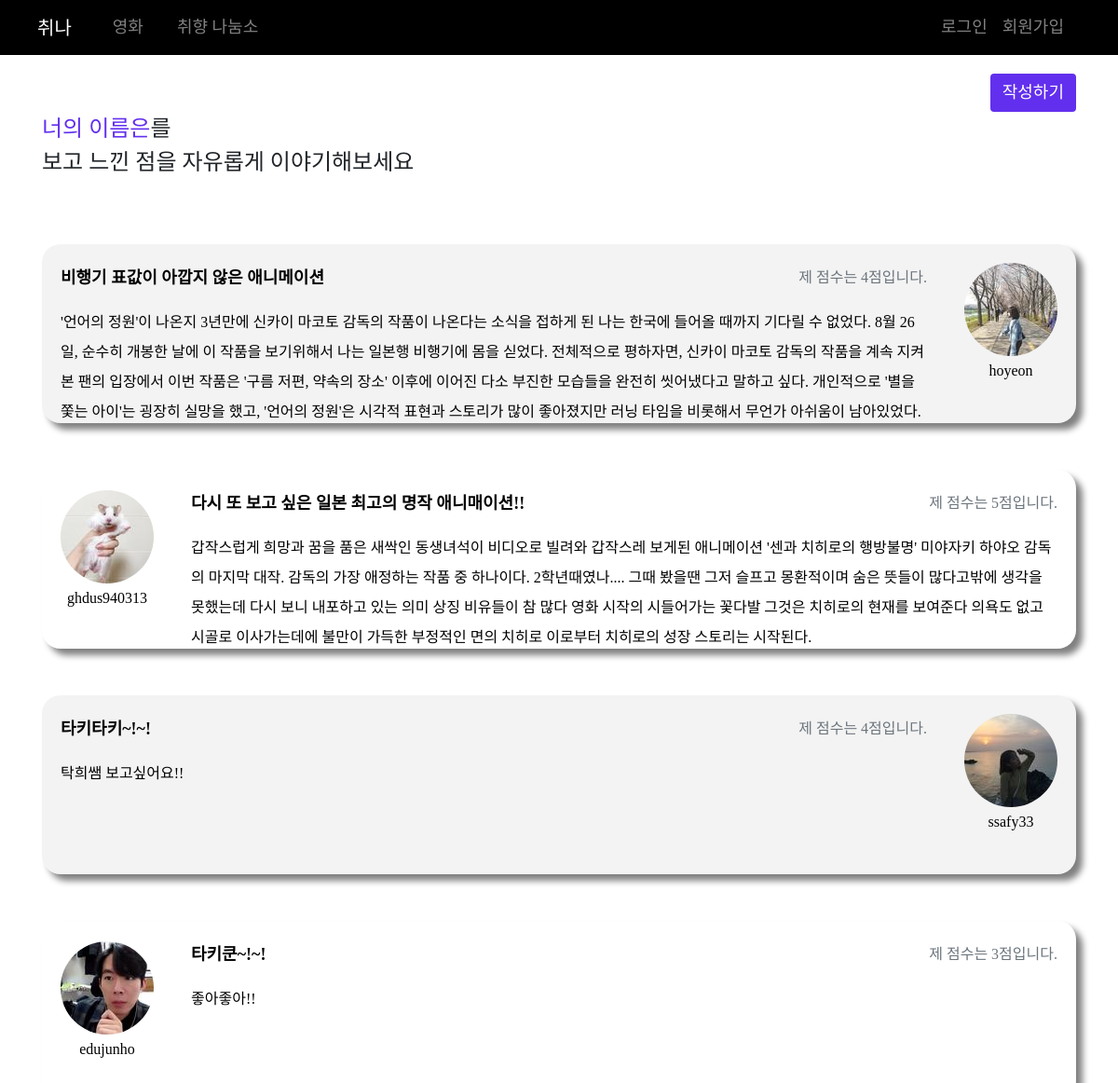
Page /articles/7/community on the committed database.
### articles/models.py (models this page shows)
class Movie(models.Model):
    popularity = models.FloatField()
    vote_count = models.IntegerField()
    poster_path = models.CharField(max_length=200, null=True)
    adult = models.BooleanField()
    backdrop_path = models.CharField(max_length=200, null=True)
    original_language = models.CharField(max_length=200)
    original_title = models.CharField(max_length=200)
    title = models.CharField(max_length=200)
    vote_average = models.FloatField()
    overview = models.TextField()
    release_date = models.DateField()
    color = models.CharField(validators=[validate_comma_separated_integer_list], max_length=30, blank=True, null=True)
    like_users = models.ManyToManyField(settings.AUTH_USER_MODEL, related_name='like_movies')
    genre_ids = models.ManyToManyField(Genre, related_name='genre_movies', blank=True)

class Review(models.Model):
    title = models.CharField(max_length=150)
    content = models.TextField()
    created_at = models.DateField(auto_now_add=True)
    updated_at = models.DateField(auto_now=True)
    user = models.ForeignKey(settings.AUTH_USER_MODEL, on_delete=models.CASCADE)
    movie = models.ForeignKey(Movie, on_delete=models.CASCADE)
    genre_ids = models.ManyToManyField(Genre, related_name='review', blank=True)
    score = models.IntegerField(validators=[MinValueValidator(1), MaxValueValidator(5)])

### accounts/models.py (models this page shows)
class User(AbstractUser):
    followers = models.ManyToManyField(
            settings.AUTH_USER_MODEL,
            related_name='followings'
    )
    myinfo = models.TextField(blank=True, null=True)
    image = ProcessedImageField(upload_to='',processors=[ResizeToFill(100,100)],blank=True, null=True)
    nickname = models.TextField(blank=True, null=True)

### articles/views.py (the view)
# urls.py: path('<int:movie_pk>/community', views.community, name='community'),
def community(request, movie_pk):
    movie = get_object_or_404(Movie, pk=movie_pk)
    reviews = movie.review_set.all()
    paginator = Paginator(reviews, 6)
    page_number = request.GET.get('page')
    page_obj = paginator.get_page(page_number)
    context = {
        'reviews': reviews,
        'movie': movie,
        'page_obj': page_obj,
    }
    return render(request, 'articles/community.html', context)

### articles/templates/articles/community.html (shortened to what this page needs)
{% extends 'base.html' %}
{% load static %}
{% load bootstrap_pagination %}
{% block head %}
<link rel="stylesheet" href="{% static 'articles/style.css' %}">
{% endblock %}
{% block content %}
<div class="container">
    <div class="d-flex flex-row-reverse align-content-center">
        <form action="{% url 'articles:review_create' movie.pk %}">
            <button class="btn text_R" style="background-color: rgb(98, 47, 238); color: white; margin-top: 20px;">작성하기</button>
        </form>
    </div>
    <div>
        <a href="#" class="text-decoration-none text_B" style="color: rgb(98, 47, 238);">{{ movie.title }}</a><span class="text_B">를</span>
        <p class="text_B">보고 느낀 점을 자유롭게 이야기해보세요</p>
    </div>
    <div style="margin-top: 70px;">
        {% for review in page_obj %}
        {% if forloop.counter|divisibleby:"2" %}
            <a href="{% url 'articles:review_detail' movie.pk review.pk %}" class="text-decoration-none" >
                <div class="d-flex community_txt_post" style="margin-bottom: 50px; ; border-radius: 20px 20px 20px 20px;">
                    <div class="d-flex flex-column justify-content-center align-content-center" style="margin:20px;">
                        {% if review.user.image %}
                            <img class="profile_img" src = "{{ review.user.image.url }}" style="width: 100px; height: 100px;">
                        {% else %}
                            <img class="profile_img" src = "/static/noprofile.jpg" style="width: 100px; height: 100px;">
                        {% endif %}
                        <p class="text_L text-center" style="color: black;">{{ review.user.username }}</p>
                    </div>
                    <div style="width:100%; margin: 20px;">
                        <div class="d-flex justify-content-between" style="width: 100%;">
                            <p class="text_R font-weight-bold" style="color: black;">{{ review.title }}</p>
                            <p class="text_L text-muted">제 점수는 {{ review.score }}점입니다.</p>
                        </div>
                        <div class="">
                            <p style="color: black;">{{ review.content }}</p>
                        </div>
                    </div>
                </div>
            </a>
        {% else %}
            <a href="{% url 'articles:review_detail' movie.pk review.pk %}" class="text-decoration-none" >
                <div class="d-flex community_txt_post" style="margin-bottom: 50px; background-color: rgb(243, 243, 243); border-radius: 20px 20px 20px 20px;">
                    <div style="width:100%; margin: 20px;">
                        <div class="d-flex justify-content-between" style="width: 100%;">
                            <p class="text_R font-weight-bold" style="color: black;">{{ review.title }}</p>
                            <p class="text_L text-muted" >제 점수는 {{ review.score }}점입니다.</p>
                        </div>
                        <div class="">
                            <p style="color: black;">{{ review.content }}</p>
                        </div>
                    </div>
                    <div style="margin: 20px;">
                        {% if review.user.image %}
                            <img class="profile_img" src = "{{ review.user.image.url }}" style="width: 100px; height: 100px;">
                        {% else %}
                            <img class="profile_img" src = "/static/noprofile.jpg" style="width: 100px; height: 100px;">
                        {% endif %}
                        <p class="text_L text-center" style="color: black;">{{ review.user.username }}</p>
                    </div>
                </div>
            </a>
        {% endif %}
        {% endfor %}
    </div>
</div>
{% endblock %}

### static/articles/style.css (style rules this page uses)
.profile_img { border-radius: 50%; }
.text_R { font-family: "font_R"; font-size: large; }
.text_B { font-family: "font_B"; font-size: x-large; }
.text_L { font-family: "font_L"; font-size: medium; }
.community_txt_post { overflow: hidden; text-overflow: ellipsis; display: -webkit-box; -webkit-line-clamp: 5; -webkit-box-orient: vertical; word-wrap:break-word; line-height: 2em; height: 12em; font-family: "font_L" }
.community_txt_post { box-shadow: 7px 7px 7px gray; }

### rows in the picture
Movie: title "너의 이름은"
Review: title "비행기 표값이 아깝지 않은 애니메이션", score "4", content "'언어의 정원'이 나온지 3년만에 신카이 마코토 감독의 작품이 나온다는 소식을 접하게 된 나는 한국에 들어올 때까지 기다릴 수 없었다. 8월 26일, 순수히 개봉한 날에 이 작품을 보기위해서 나는 일본행 비행기에 몸을 싣었다. 전체적으로 평하자면, 신카이 마코토 감독의 작품을 계속 지켜본 팬의 입장에서 이번 작품은 '구름 저편, 약속의 장소' 이후에 이어진 다소 부진한 모습들을 완전히 씻어냈다고 말하고 싶다. 개인적으로 '별을 쫓는 아이'는 굉장히 실망을 했고, '언어의 정원'은 시각적 표현과 스토리가 많이 좋아졌지만 러닝 타임을 비롯해서 무언가 아쉬움이…", user.image (picture), user.username "hoyeon"
Review: user.image (picture), user.username "ghdus940313", title "다시 또 보고 싶은 일본 최고의 명작 애니매이션!!", score "5", content "갑작스럽게 희망과 꿈을 품은 새싹인 동생녀석이 비디오로 빌려와 갑작스레 보게된 애니메이션 '센과 치히로의 행방불명' 미야자키 하야오 감독의 마지막 대작. 감독의 가장 애정하는 작품 중 하나이다. 2학년때였나.... 그때 봤을땐 그저 슬프고 몽환적이며 숨은 뜻들이 많다고밖에 생각을 못했는데 다시 보니 내포하고 있는 의미 상징 비유들이 참 많다 영화 시작의 시들어가는 꽃다발 그것은 치히로의 현재를 보여준다 의욕도 없고 시골로 이사가는데에 불만이 가득한 부정적인 면의 치히로 이로부터 치히로의 성장 스토리는 시작된다."
Review: title "타키타키~!~!", score "4", content "탁희쌤 보고싶어요!!", user.image (picture), user.username "ssafy33"
Review: user.image (picture), user.username "edujunho", title "타키쿤~!~!", score "3", content "좋아좋아!!"
